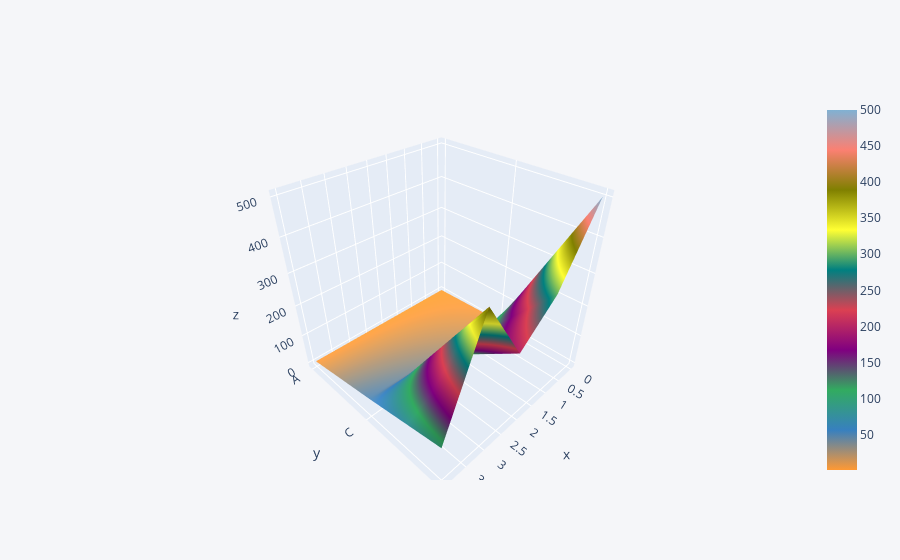

Here is the notebook cell this chart was saved with:
### Code cell
df3.iplot(kind='surface')

### Figure 1 — Plotly figure (JSON) as saved in the notebook; plotly's stock layout.template omitted (floating-point values rounded to 4 significant figures)
{"data": [{"colorscale": [[0, "rgb(255, 153, 51)"], [0.1111, "rgb(55, 128, 191)"], [0.2222, "rgb(50, 171, 96)"], [0.3333, "rgb(128, 0, 128)"], [0.4444, "rgb(219, 64, 82)"], [0.5556, "rgb(0, 128, 128)"], [0.6667, "rgb(255, 255, 51)"], [0.7778, "rgb(128, 128, 0)"], [0.8889, "rgb(251, 128, 114)"], [1, "rgb(128, 177, 211)"]], "type": "surface", "x": [0, 1, 2, 3, 4], "y": ["A", "C", "D"], "z": [[1, 2, 3, 4, 5], [10, 20, 30, 40, 50], [500, 300, 200, 400, 100]]}], "layout": {"legend": {"bgcolor": "#F5F6F9", "font": {"color": "#4D5663"}}, "paper_bgcolor": "#F5F6F9", "plot_bgcolor": "#F5F6F9", "title": {"font": {"color": "#4D5663"}}, "xaxis": {"gridcolor": "#E1E5ED", "showgrid": true, "tickfont": {"color": "#4D5663"}, "title": {"font": {"color": "#4D5663"}, "text": ""}, "zerolinecolor": "#E1E5ED"}, "yaxis": {"gridcolor": "#E1E5ED", "showgrid": true, "tickfont": {"color": "#4D5663"}, "title": {"font": {"color": "#4D5663"}, "text": ""}, "zerolinecolor": "#E1E5ED"}}}
